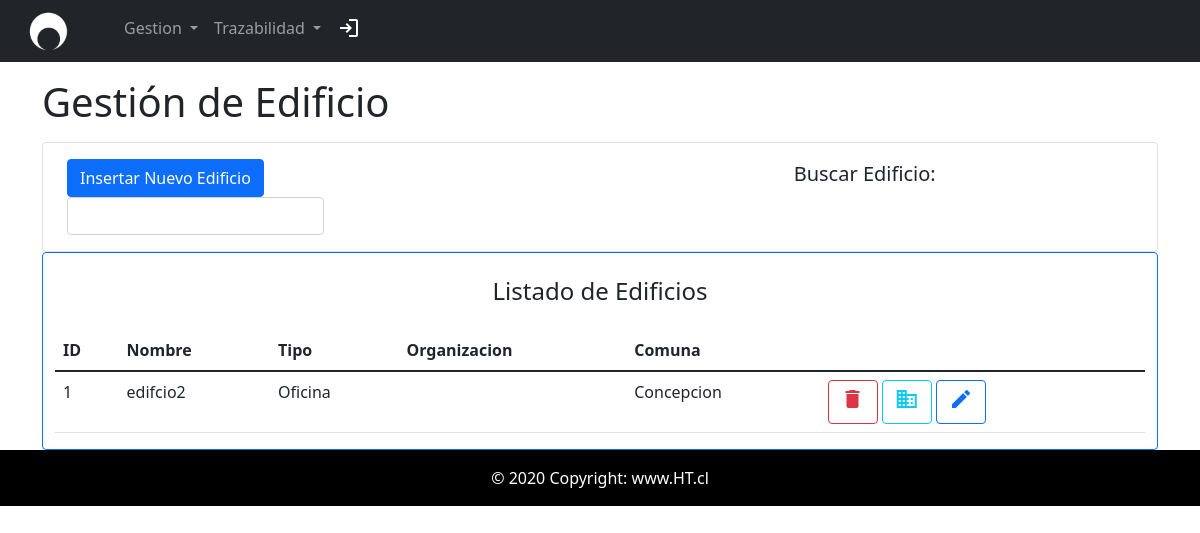
Page /prueba.php?p=gestion_departamentos_edificios/gestion_edificios (signed in) on the earlier database version.
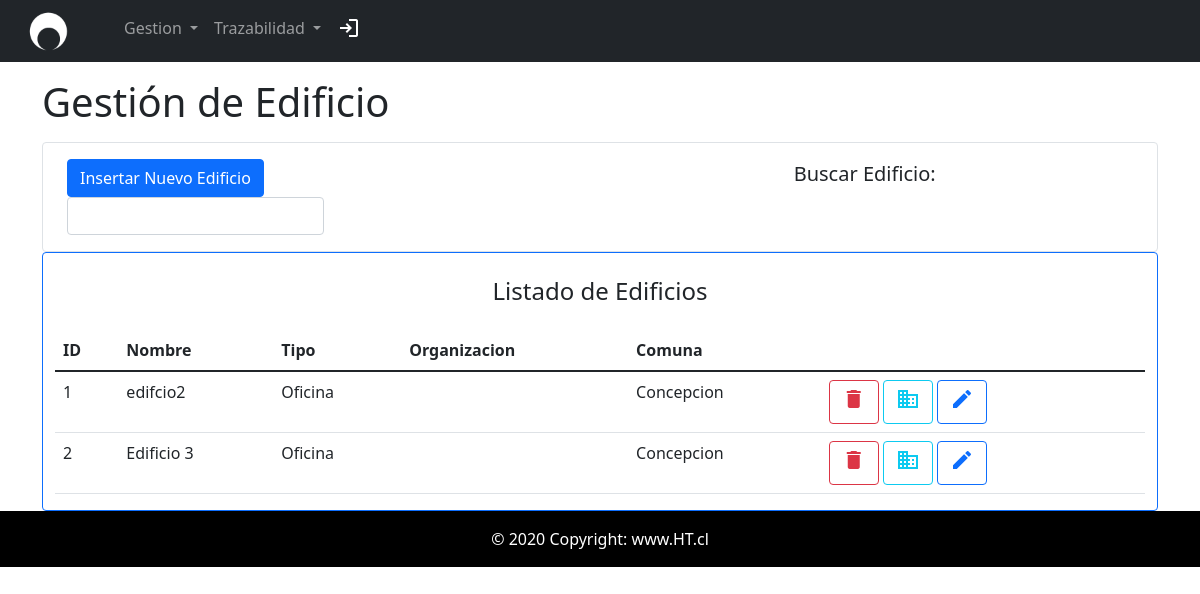
Same page on the later database version.
### tables this page shows
CREATE TABLE `edificios` (
  `ID_EDIFICIO` int(11) NOT NULL,
  `ID` int(11) DEFAULT NULL,
  `COD_INE_COM` int(11) DEFAULT NULL,
  `NOMBRE_EDIFICIO` varchar(30) DEFAULT NULL,
  `TIPO_EDIFICIO` varchar(30) DEFAULT NULL,
  `ID_ORGANIZACIONES` int(11) DEFAULT NULL
);

CREATE TABLE `comunas` (
  `COD_INE_COM` int(11) NOT NULL,
  `COD_INE_PROV` int(11) DEFAULT NULL,
  `NOMBRE` varchar(30) DEFAULT NULL
);

### view/partials/gestion_departamentos_edificios/gestion_edificios.php (the view, shortened to what this page needs)
<?php
require('conexion.php');
?>
<body>
    <div class="container-sm align-items-center">
        <h1 class="my-3">Gestión de Edificio</h1>
        <div class="container-sm d-flex align-items-center border border-primary-2 rounded py-3">
            <div class="container aling-self-center">
                <div class="row row-cols-auto d-flex align-items-center">
                    <div class="col-8">
                        <button type="button" class="btn btn-primary" data-bs-toggle="modal" data-bs-target="#insertarEquipo">
                            Insertar Nuevo Edificio
                        </button>
                    </div>
                    <div class="col">
                        <h5>Buscar Edificio:</h5>
                    </div>
                    <div class="col">
                        <input type="text" class="form-control" aria-label="Busqueda por Parametros">
                    </div>
                </div>
            </div>
        </div>
        <div class="container-xl d-flex flex-column border border-primary rounded">
            <div class="align-self-center">
                <h4 class="my-4 ">Listado de Edificios</h4>
            </div>
            <div class="table-responsive caption-top">
                <table class="table" id="infoEquipo">
                    <thead>
                        <tr>
                            <th scope="col">ID</th>
                            <th scope="col">Nombre</th>
                            <th scope="col">Tipo</th>
                            <th scope="col">Organizacion</th>
                            <th scope="col">Comuna</th>
                        </tr>
                    </thead>
                    <tbody>
                        <?php
                        $consulta = "SELECT * FROM edificios";
                        $resultado = mysqli_query($conexion, $consulta);
                        while ($row = mysqli_fetch_assoc($resultado)) {
                            $id_consultado = $row["ID_EDIFICIO"];
                            $nombre_consultado = $row["NOMBRE_EDIFICIO"];
                            $tipo_consultado = $row["TIPO_EDIFICIO"];
                            $comuna_consultada = $row["COD_INE_COM"];
                            echo "<tr>";
                            echo "<td>" . $id_consultado . "</td>";
                            echo  "<td>" . $nombre_consultado . "</td>";
                            echo  "<td>" . $tipo_consultado . "</td>";
                            $q2 = "SELECT nombre_organizacion FROM organizaciones WHERE id=" . $_SESSION["id_organizacion"] . ";";
                            $r2 = mysqli_query($conexion, $q2);
                            $organizacion = mysqli_fetch_assoc($r2);
                            echo  "<td>" . $organizacion["nombre_organizacion"] . "</td>";
                            $q3 = "SELECT nombre FROM comunas WHERE cod_ine_com=" . $comuna_consultada . ";";
                            $r3 = mysqli_query($conexion, $q3);
                            $comuna = mysqli_fetch_assoc($r3);
                            echo  "<td>" . $comuna["nombre"] . "</td>";
                            echo '<td> <button type="button" class="btn btn-outline-danger" data-bs-toggle="modal" data-bs-target="#confirmacionEliminar" data-bs-whatever="' . $id_consultado . '" ><span class="material-icons">delete</span></button>
                            <a class="btn btn-outline-info" href="prueba.php?p=gestion_departamentos_edificios\gestion_departamentos&id=' . $id_consultado . '" role="button"><span class="material-symbols-outlined">domain</span> </a>
                            <button type="button" class="btn btn-outline-primary" data-bs-toggle="modal" data-bs-target="#modificarEdificio" data-bs-whatever="' . $id_consultado . '"> <span class="material-icons">edit</span> </button>';
                            echo '</tr>';
                        }
                        ?>
                    </tbody>
                </table>
            </div>
        </div>
    </div>
</body>
</html>

### header.php (shortened to what this page needs)
<!DOCTYPE html>
<html>
<head>
	<link href="https://cdn.jsdelivr.net/npm/bootstrap@5.1.3/dist/css/bootstrap.min.css" rel="stylesheet">
	<link rel="stylesheet" href="view/public/css/buttonStyle.css" />
</head>

### prueba.php (shortened to what this page needs)
<?php include('header.php'); ?>
<?php
$pagina = isset($_GET['p']) ? strtolower($_GET['p']) : 'inicio';
$isInAppMode = false;
if ($isInAppMode) {
    require_once "view\partials\modules\sidebar\index.php";
    require_once "view\partials\modules\page_container\up.php";
    if(isset($_GET['id'])){
        require_once "view/partials/" . $pagina . '.php?id='.$_GET['id'];
    }else if(isset($_GET['id_departamento'])){
        require_once "view/partials/" . $pagina . '.php?id_departamento='.$_GET['id_departamento'];
    }else{
        require_once "view/partials/" . $pagina . '.php';
    }
    require "view\partials\modules\page_container\down.php";
    require_once "view/partials/footer.php";
} else {
    require_once "view/partials/header.php";
    require_once "view/partials/" . $pagina . '.php';
    require_once "view/partials/footer.php";
}
?>

### view/partials/header.php (shortened to what this page needs)
<nav class="navbar navbar-expand-lg navbar-dark bg-dark">
  <div class="container-fluid">
    <a href="prueba.php?p=inicio" style="width:40px" class="col-md-1 d-flex align-items-center justify-content-center mb-3 mb-md-0 mx-3 me-md-auto link-dark text-decoration-none">
      <img style="width:150px" class="img-fluid" src="view/public/images/heritech/logo/heritech_logo_white.png" alt="">
    </a>
    <div class="collapse navbar-collapse mx-5" id="navbarNavDarkDropdown" style="color:white">
      <ul class="navbar-nav">
        <li class="nav-item dropdown">
          <a class="nav-link dropdown-toggle" href="#" id="navbarDarkDropdownMenuLink" role="button" data-bs-toggle="dropdown" aria-expanded="false">
            Gestion
          </a>
        </li>
        <li class="nav-item dropdown">
          <a class="nav-link dropdown-toggle" href="#" id="navbarDarkDropdownMenuLink" role="button" data-bs-toggle="dropdown" aria-expanded="false">
            Trazabilidad
          </a>
        </li>
        <li class="nav-item">
          <a class="nav-link active" aria-current="page" href="cerrarse.php">
            <span class="material-symbols-outlined">login</span>
          </a>
        </li>
      </ul>
    </div>
  </div>
</nav>

### view/partials/footer.php
<footer class="bg-light text-center text-lg-start">
  <div class="text-center p-3" style="color:white; background-color: black;">
    © 2020 Copyright:
    www.HT.cl
  </div>
</footer>

Differences in the rows shown:
added edificios: ID_EDIFICIO "2", NOMBRE_EDIFICIO "Edificio 3", TIPO_EDIFICIO "Oficina", COD_INE_COM.NOMBRE "Concepcion"
